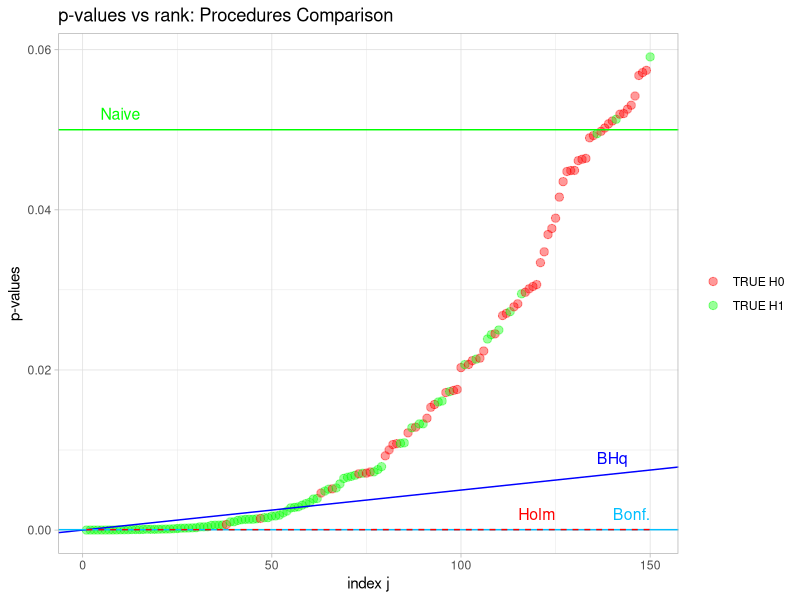
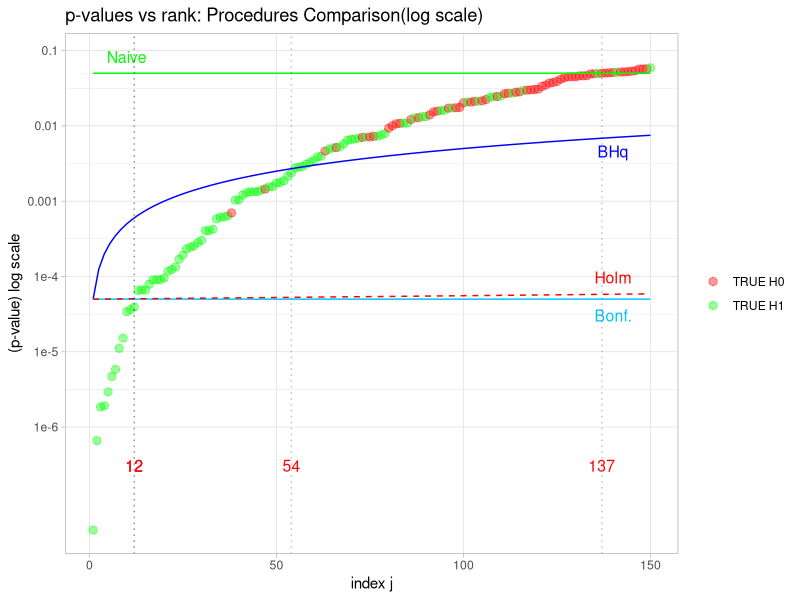

Generate these figures, in order, with R:
# MULTIPLE TESTING PROCEDURES COMPARISON
# p-value vs rank plot

rm(list = ls())
library(tidyverse)
set.seed(123)

m <- 1000 # number of total hypotheses tested
m0 <- 900 #  number of true null H0
m1 <- m - m0 # number of true alternatives H1

# tni = true null indexes
tni <- sample(1:m, size = m0, replace = FALSE)
# tai = true alternative indexes
tai <- c(1:m)[-tni]

# the order of the hypotheses tested is not important
# they are invariant with respect to the index j

# Simulation

# under true null H0j zj ~ N(0,1)
# under the alternative H1j zj ~ N(muj,1)
# the variance is fixed at 1
# We consider muj = mu (for all j in tai)

# zj is the test statistics we will use to compute the p-value

zj <- numeric(m)

# We will fill this vector zj drawing from a N(0,1) for the indexes tni
# and from a N(muj,1) for the indexes tai. In other words we skip the
# data generation phase and we directly generate test statistics.
# we are assuming a known variance

muj <- 3
sd <- 1
zj[tni] <- rnorm(m0, mean = 0, sd)
zj[tai] <- rnorm(m1, mean = muj, sd)

# two tailed test p-value
pval <- 2 * (1 - pnorm(abs(zj)))
alpha <- 0.05
pval_asc <- sort(pval, decreasing = FALSE)
q <- alpha

upper <- m # maximum index we want to represent on the x-axis
pval_naive <- pval_asc[1:upper]
ind <- 1:upper

indx <- numeric()
for (j in 1:upper) {
  indx[j] <- which(pval_asc[j] == pval)
}
indx
color <- numeric()

for (j in 1:upper) {
  if (indx[j] %in% tai) {
    color[j] <- 1
  } else {
    color[j] <- 0
  }
}

# Holm's threshold
thr_holm <- function(index) {
  q / (m - index + 1)
}
color <- factor(color)
levels(color) <- c("TRUE H0", "TRUE H1")
data <- data.frame(ind, pval_naive)
xmax <- 150

# p-values vs rank plot (Figure 3.1)
plot1 <- ggplot(data = data[1:xmax, ], mapping = aes(
  x = ind, y = pval_naive,
  color = color[1:xmax]
), xlab = "index j", ylab = "p-value") +
  theme_light() +
  geom_point(alpha = .4, size = 2.5) +
  scale_color_manual(values = c("red", "green")) +
  geom_abline(intercept = 0, slope = q / m, color = "blue") +
  geom_text(data = data[1, ], aes(x = 140, y = 0.009, label = "BHq"), color = "blue", size = 4) +
  geom_abline(intercept = q / m, slope = 0, colour = "deepskyblue") +
  geom_text(data = data[1, ], aes(x = 145, y = 0.002, label = "Bonf."), color = "deepskyblue", size = 4) +
  geom_abline(intercept = q, slope = 0, colour = "green") +
  geom_text(data = data[1, ], aes(x = 10, y = 0.052, label = "Naive"), color = "green", size = 4) +
  geom_function(fun = thr_holm, color = "red", lty = "dashed") +
  geom_text(data = data[1, ], aes(x = 120, y = 0.002, label = "Holm"), color = "red", size = 4) +
  labs(x = "index j", y = "p-values", color = NULL, title = "p-values vs rank: Procedures Comparison")
plot1

# same graph in logarithmic scale base = e

logpval <- log(pval_naive)
data <- data.frame(ind, logpval)

thr_naive <- function(index) {
  log(q)
}
thr_bonf <- function(index) {
  log(q / m)
}
thr_holm <- function(index) {
  log(q / (m - index + 1))
}
thr_BHq <- function(index) {
  log((q * index) / m)
}
# Naive
ind_naive <- which(pval <= alpha)
(TOTP_naive <- (length(ind_naive)))
# Bonferroni
ind_bonf <- which(pval <= alpha / m)
(TOTP_bonf <- (length(ind_bonf)))
padj_bonf <- p.adjust(pval, method = "bonferroni")
ind_bonf_adj <- which(padj_bonf <= alpha)
# Holm
pval_asc <- sort(pval)
indices <- 1:m
i0 <- min(which(pval_asc > alpha / (m - indices + 1)))
ind_holm <- which(pval < alpha / (m - i0 + 1))
TOTP_holm <- length(ind_holm)
padj_holm <- p.adjust(pval, method = "holm")
ind_holm_adj <- which(padj_holm <= alpha)
# BHq
imax <- max(which(pval_asc <= (indices / m) * q))
ind_bhq <- which(pval <= (imax / m) * q)
TOTP_BH <- length(ind_bhq)
padj_bhq <- p.adjust(pval, method = "BH")
ind_bhq_adj <- which(padj_bhq <= alpha)

xmax <- 150
ln_breaks <- log(c(1, 0.1, 0.01, 0.001, 0.0001, 1e-5, 1e-6))
ln_labels <- c("1", "0.1", "0.01", "0.001", "1e-4", "1e-5", "1e-6")

# p-values vs rank plot (log-scale) (Figure 3.2)
plot2 <- ggplot(data = data[1:xmax, ], mapping = aes(
  x = ind, y = logpval,
  color = color[1:xmax]
), xlab = "index j", ylab = "p-value") +
  theme_light() +
  geom_point(alpha = .4, size = 2.5) +
  scale_color_manual(values = c("red", "green")) +
  geom_function(fun = thr_BHq, color = "blue") +
  geom_text(data = data[1, ], aes(x = xmax - 10, y = log((q * xmax) / m) - 0.5, label = "BHq"), color = "blue", size = 4) +
  geom_function(fun = thr_bonf, colour = "deepskyblue") +
  geom_text(data = data[1, ], aes(x = xmax - 10, y = log(q / m) - 0.5, label = "Bonf."), color = "deepskyblue", size = 4) +
  geom_function(fun = thr_naive, colour = "green") +
  geom_text(data = data[1, ], aes(x = 10, y = log(q) + 0.5, label = "Naive"), color = "green", size = 4) +
  geom_function(fun = thr_holm, color = "red", lty = "dashed") +
  geom_text(data = data[1, ], aes(x = xmax - 10, y = log(q / (m - xmax + 1)) + 0.5, label = "Holm"), color = "red", size = 4) +
  geom_vline(xintercept = TOTP_BH, lty = "dotted", alpha = 0.25) +
  geom_vline(xintercept = TOTP_bonf, lty = "dotted", alpha = 0.25) +
  geom_vline(xintercept = TOTP_holm, lty = "dotted", alpha = 0.25) +
  geom_vline(xintercept = TOTP_naive, lty = "dotted", alpha = 0.25) +
  geom_text(data = data[1, ], aes(x = TOTP_bonf, y = -15, label = as.character(TOTP_bonf)), color = "red", size = 4) +
  geom_text(data = data[1, ], aes(x = TOTP_holm, y = -15, label = as.character(TOTP_holm)), color = "red", size = 4) +
  geom_text(data = data[1, ], aes(x = TOTP_BH, y = -15, label = as.character(TOTP_BH)), color = "red", size = 4) +
  geom_text(data = data[1, ], aes(x = TOTP_naive, y = -15, label = as.character(TOTP_naive)), color = "red", size = 4) +
  labs(x = "index j", y = "(p-value) log scale", color = NULL, title = "p-values vs rank: Procedures Comparison(log scale)") +
  scale_x_continuous(breaks = c(seq(0, xmax, by = 50)), minor_breaks = NULL, ) +
  scale_y_continuous(breaks = ln_breaks, labels = ln_labels)
plot2
